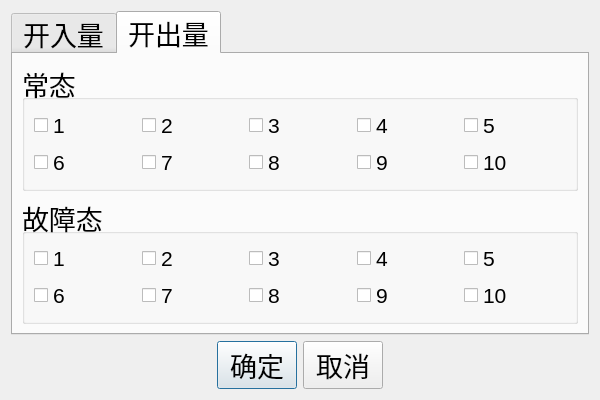
<?xml version="1.0" encoding="UTF-8"?>
<ui version="4.0">
 <class>QGradientSettingDlg</class>
 <widget class="QDialog" name="QGradientSettingDlg">
  <property name="geometry">
   <rect>
    <x>0</x>
    <y>0</y>
    <width>600</width>
    <height>400</height>
   </rect>
  </property>
  <property name="font">
   <font>
    <pointsize>18</pointsize>
   </font>
  </property>
  <property name="windowTitle">
   <string/>
  </property>
  <property name="windowOpacity">
   <double>1.000000000000000</double>
  </property>
  <layout class="QVBoxLayout" name="verticalLayout">
   <item>
    <widget class="QSttTabWidget" name="tabWidget">
     <property name="font">
      <font>
       <pointsize>20</pointsize>
      </font>
     </property>
     <property name="currentIndex">
      <number>1</number>
     </property>
     <widget class="QWidget" name="m_tabBIn">
      <attribute name="title">
       <string>开入量</string>
      </attribute>
      <layout class="QVBoxLayout" name="verticalLayout_2">
       <item>
        <layout class="QGridLayout" name="gridLayout">
         <item row="0" column="2">
          <widget class="QSttCheckBox" name="m_cbBinC">
           <property name="font">
            <font>
             <pointsize>16</pointsize>
            </font>
           </property>
           <property name="styleSheet">
            <string notr="true"/>
           </property>
           <property name="text">
            <string>C</string>
           </property>
          </widget>
         </item>
         <item row="0" column="0">
          <widget class="QSttCheckBox" name="m_cbBinA">
           <property name="font">
            <font>
             <pointsize>16</pointsize>
            </font>
           </property>
           <property name="styleSheet">
            <string notr="true"/>
           </property>
           <property name="text">
            <string>A</string>
           </property>
          </widget>
         </item>
         <item row="0" column="1">
          <widget class="QSttCheckBox" name="m_cbBinB">
           <property name="font">
            <font>
             <pointsize>16</pointsize>
            </font>
           </property>
           <property name="styleSheet">
            <string notr="true"/>
           </property>
           <property name="text">
            <string>B</string>
           </property>
          </widget>
         </item>
         <item row="0" column="3">
          <widget class="QSttCheckBox" name="m_cbBinD">
           <property name="font">
            <font>
             <pointsize>16</pointsize>
            </font>
           </property>
           <property name="styleSheet">
            <string notr="true"/>
           </property>
           <property name="text">
            <string>D</string>
           </property>
          </widget>
         </item>
         <item row="0" column="4">
          <widget class="QSttCheckBox" name="m_cbBinE">
           <property name="font">
            <font>
             <pointsize>16</pointsize>
            </font>
           </property>
           <property name="styleSheet">
            <string notr="true"/>
           </property>
           <property name="text">
            <string>E</string>
           </property>
          </widget>
         </item>
        </layout>
       </item>
       <item>
        <layout class="QGridLayout" name="gridLayout_2">
         <item row="0" column="1">
          <widget class="QSttCheckBox" name="m_cbBinF">
           <property name="font">
            <font>
             <pointsize>16</pointsize>
            </font>
           </property>
           <property name="styleSheet">
            <string notr="true"/>
           </property>
           <property name="text">
            <string>F</string>
           </property>
          </widget>
         </item>
         <item row="0" column="2">
          <widget class="QSttCheckBox" name="m_cbBinG">
           <property name="font">
            <font>
             <pointsize>16</pointsize>
            </font>
           </property>
           <property name="styleSheet">
            <string notr="true"/>
           </property>
           <property name="text">
            <string>G</string>
           </property>
          </widget>
         </item>
         <item row="0" column="4">
          <widget class="QSttCheckBox" name="m_cbBinI">
           <property name="font">
            <font>
             <pointsize>16</pointsize>
            </font>
           </property>
           <property name="styleSheet">
            <string notr="true"/>
           </property>
           <property name="text">
            <string>I</string>
           </property>
          </widget>
         </item>
         <item row="0" column="3">
          <widget class="QSttCheckBox" name="m_cbBinH">
           <property name="font">
            <font>
             <pointsize>16</pointsize>
            </font>
           </property>
           <property name="styleSheet">
            <string notr="true"/>
           </property>
           <property name="text">
            <string>H</string>
           </property>
          </widget>
         </item>
         <item row="0" column="5">
          <widget class="QSttCheckBox" name="m_cbBinJ">
           <property name="font">
            <font>
             <pointsize>16</pointsize>
            </font>
           </property>
           <property name="styleSheet">
            <string notr="true"/>
           </property>
           <property name="text">
            <string>J</string>
           </property>
          </widget>
         </item>
        </layout>
       </item>
       <item>
        <layout class="QHBoxLayout" name="horizontalLayout_4">
         <item>
          <spacer name="horizontalSpacer_3">
           <property name="orientation">
            <enum>Qt::Horizontal</enum>
           </property>
           <property name="sizeHint" stdset="0">
            <size>
             <width>20</width>
             <height>20</height>
            </size>
           </property>
          </spacer>
         </item>
         <item>
          <widget class="QRadioButton" name="m_rbAnd">
           <property name="text">
            <string>逻辑与</string>
           </property>
           <property name="checked">
            <bool>true</bool>
           </property>
          </widget>
         </item>
         <item>
          <spacer name="horizontalSpacer_5">
           <property name="orientation">
            <enum>Qt::Horizontal</enum>
           </property>
           <property name="sizeHint" stdset="0">
            <size>
             <width>40</width>
             <height>20</height>
            </size>
           </property>
          </spacer>
         </item>
         <item>
          <widget class="QRadioButton" name="m_rbOr">
           <property name="text">
            <string>逻辑或</string>
           </property>
          </widget>
         </item>
         <item>
          <spacer name="horizontalSpacer_4">
           <property name="orientation">
            <enum>Qt::Horizontal</enum>
           </property>
           <property name="sizeHint" stdset="0">
            <size>
             <width>40</width>
             <height>20</height>
            </size>
           </property>
          </spacer>
         </item>
        </layout>
       </item>
      </layout>
     </widget>
     <widget class="QWidget" name="m_tabBOut">
      <attribute name="title">
       <string>开出量</string>
      </attribute>
      <layout class="QVBoxLayout" name="verticalLayout_3">
       <item>
        <widget class="QSttGroupBox" name="m_gbNormal">
         <property name="title">
          <string>常态</string>
         </property>
         <layout class="QVBoxLayout" name="verticalLayout_4">
          <item>
           <layout class="QGridLayout" name="gridLayout_3">
            <item row="0" column="2">
             <widget class="QSttCheckBox" name="m_cbBOut3">
              <property name="font">
               <font>
                <pointsize>16</pointsize>
               </font>
              </property>
              <property name="styleSheet">
               <string notr="true"/>
              </property>
              <property name="text">
               <string>3</string>
              </property>
             </widget>
            </item>
            <item row="0" column="3">
             <widget class="QSttCheckBox" name="m_cbBOut4">
              <property name="font">
               <font>
                <pointsize>16</pointsize>
               </font>
              </property>
              <property name="styleSheet">
               <string notr="true"/>
              </property>
              <property name="text">
               <string>4</string>
              </property>
             </widget>
            </item>
            <item row="1" column="0">
             <widget class="QSttCheckBox" name="m_cbBOut6">
              <property name="font">
               <font>
                <pointsize>16</pointsize>
               </font>
              </property>
              <property name="styleSheet">
               <string notr="true"/>
              </property>
              <property name="text">
               <string>6</string>
              </property>
             </widget>
            </item>
            <item row="1" column="1">
             <widget class="QSttCheckBox" name="m_cbBOut7">
              <property name="font">
               <font>
                <pointsize>16</pointsize>
               </font>
              </property>
              <property name="styleSheet">
               <string notr="true"/>
              </property>
              <property name="text">
               <string>7</string>
              </property>
             </widget>
            </item>
            <item row="0" column="1">
             <widget class="QSttCheckBox" name="m_cbBOut2">
              <property name="font">
               <font>
                <pointsize>16</pointsize>
               </font>
              </property>
              <property name="styleSheet">
               <string notr="true"/>
              </property>
              <property name="text">
               <string>2</string>
              </property>
             </widget>
            </item>
            <item row="1" column="4">
             <widget class="QSttCheckBox" name="m_cbBOut10">
              <property name="font">
               <font>
                <pointsize>16</pointsize>
               </font>
              </property>
              <property name="styleSheet">
               <string notr="true"/>
              </property>
              <property name="text">
               <string>10</string>
              </property>
             </widget>
            </item>
            <item row="1" column="2">
             <widget class="QSttCheckBox" name="m_cbBOut8">
              <property name="font">
               <font>
                <pointsize>16</pointsize>
               </font>
              </property>
              <property name="styleSheet">
               <string notr="true"/>
              </property>
              <property name="text">
               <string>8</string>
              </property>
             </widget>
            </item>
            <item row="0" column="4">
             <widget class="QSttCheckBox" name="m_cbBOut5">
              <property name="font">
               <font>
                <pointsize>16</pointsize>
               </font>
              </property>
              <property name="styleSheet">
               <string notr="true"/>
              </property>
              <property name="text">
               <string>5</string>
              </property>
             </widget>
            </item>
            <item row="1" column="3">
             <widget class="QSttCheckBox" name="m_cbBOut9">
              <property name="font">
               <font>
                <pointsize>16</pointsize>
               </font>
              </property>
              <property name="styleSheet">
               <string notr="true"/>
              </property>
              <property name="text">
               <string>9</string>
              </property>
             </widget>
            </item>
            <item row="0" column="0">
             <widget class="QSttCheckBox" name="m_cbBOut1">
              <property name="font">
               <font>
                <pointsize>16</pointsize>
               </font>
              </property>
              <property name="styleSheet">
               <string notr="true"/>
              </property>
              <property name="text">
               <string>1</string>
              </property>
             </widget>
            </item>
           </layout>
          </item>
         </layout>
        </widget>
       </item>
       <item>
        <widget class="QSttGroupBox" name="m_gbError">
         <property name="title">
          <string>故障态</string>
         </property>
         <layout class="QVBoxLayout" name="verticalLayout_5">
          <item>
           <layout class="QGridLayout" name="gridLayout_4">
            <item row="1" column="4">
             <widget class="QSttCheckBox" name="m_cbBOut10_E">
              <property name="font">
               <font>
                <pointsize>16</pointsize>
               </font>
              </property>
              <property name="styleSheet">
               <string notr="true"/>
              </property>
              <property name="text">
               <string>10</string>
              </property>
             </widget>
            </item>
            <item row="0" column="3">
             <widget class="QSttCheckBox" name="m_cbBOut4_E">
              <property name="font">
               <font>
                <pointsize>16</pointsize>
               </font>
              </property>
              <property name="styleSheet">
               <string notr="true"/>
              </property>
              <property name="text">
               <string>4</string>
              </property>
             </widget>
            </item>
            <item row="0" column="1">
             <widget class="QSttCheckBox" name="m_cbBOut2_E">
              <property name="font">
               <font>
                <pointsize>16</pointsize>
               </font>
              </property>
              <property name="styleSheet">
               <string notr="true"/>
              </property>
              <property name="text">
               <string>2</string>
              </property>
             </widget>
            </item>
            <item row="1" column="1">
             <widget class="QSttCheckBox" name="m_cbBOut7_E">
              <property name="font">
               <font>
                <pointsize>16</pointsize>
               </font>
              </property>
              <property name="styleSheet">
               <string notr="true"/>
              </property>
              <property name="text">
               <string>7</string>
              </property>
             </widget>
            </item>
            <item row="0" column="4">
             <widget class="QSttCheckBox" name="m_cbBOut5_E">
              <property name="font">
               <font>
                <pointsize>16</pointsize>
               </font>
              </property>
              <property name="styleSheet">
               <string notr="true"/>
              </property>
              <property name="text">
               <string>5</string>
              </property>
             </widget>
            </item>
            <item row="1" column="0">
             <widget class="QSttCheckBox" name="m_cbBOut6_E">
              <property name="font">
               <font>
                <pointsize>16</pointsize>
               </font>
              </property>
              <property name="styleSheet">
               <string notr="true"/>
              </property>
              <property name="text">
               <string>6</string>
              </property>
             </widget>
            </item>
            <item row="1" column="3">
             <widget class="QSttCheckBox" name="m_cbBOut9_E">
              <property name="font">
               <font>
                <pointsize>16</pointsize>
               </font>
              </property>
              <property name="styleSheet">
               <string notr="true"/>
              </property>
              <property name="text">
               <string>9</string>
              </property>
             </widget>
            </item>
            <item row="0" column="0">
             <widget class="QSttCheckBox" name="m_cbBOut1_E">
              <property name="font">
               <font>
                <pointsize>16</pointsize>
               </font>
              </property>
              <property name="styleSheet">
               <string notr="true"/>
              </property>
              <property name="text">
               <string>1</string>
              </property>
             </widget>
            </item>
            <item row="1" column="2">
             <widget class="QSttCheckBox" name="m_cbBOut8_E">
              <property name="font">
               <font>
                <pointsize>16</pointsize>
               </font>
              </property>
              <property name="styleSheet">
               <string notr="true"/>
              </property>
              <property name="text">
               <string>8</string>
              </property>
             </widget>
            </item>
            <item row="0" column="2">
             <widget class="QSttCheckBox" name="m_cbBOut3_E">
              <property name="font">
               <font>
                <pointsize>16</pointsize>
               </font>
              </property>
              <property name="styleSheet">
               <string notr="true"/>
              </property>
              <property name="text">
               <string>3</string>
              </property>
             </widget>
            </item>
           </layout>
          </item>
         </layout>
        </widget>
       </item>
      </layout>
     </widget>
    </widget>
   </item>
   <item>
    <layout class="QHBoxLayout" name="horizontalLayout">
     <item>
      <spacer name="horizontalSpacer">
       <property name="orientation">
        <enum>Qt::Horizontal</enum>
       </property>
       <property name="sizeHint" stdset="0">
        <size>
         <width>40</width>
         <height>20</height>
        </size>
       </property>
      </spacer>
     </item>
     <item>
      <widget class="QPushButton" name="m_btnOK">
       <property name="font">
        <font>
         <pointsize>20</pointsize>
        </font>
       </property>
       <property name="text">
        <string>确定</string>
       </property>
      </widget>
     </item>
     <item>
      <widget class="QPushButton" name="m_btnCancel">
       <property name="font">
        <font>
         <pointsize>20</pointsize>
        </font>
       </property>
       <property name="text">
        <string>取消</string>
       </property>
      </widget>
     </item>
     <item>
      <spacer name="horizontalSpacer_2">
       <property name="orientation">
        <enum>Qt::Horizontal</enum>
       </property>
       <property name="sizeHint" stdset="0">
        <size>
         <width>40</width>
         <height>20</height>
        </size>
       </property>
      </spacer>
     </item>
    </layout>
   </item>
  </layout>
 </widget>
 <customwidgets>
  <customwidget>
   <class>QSttTabWidget</class>
   <extends>QTabWidget</extends>
   <header>../Controls/SttTabWidget.h</header>
   <container>1</container>
  </customwidget>
  <customwidget>
   <class>QSttCheckBox</class>
   <extends>QCheckBox</extends>
   <header>../Controls/SttCheckBox.h</header>
  </customwidget>
  <customwidget>
   <class>QSttGroupBox</class>
   <extends>QGroupBox</extends>
   <header>../Controls/SttGroupBox.h</header>
   <container>1</container>
  </customwidget>
 </customwidgets>
 <resources/>
 <connections/>
</ui>
